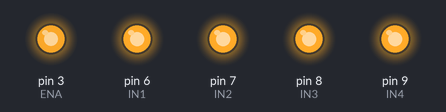
The sketch below on a simulated Arduino Uno, built with avr-gcc and run on an emulated ATmega328P. Parts: output pins drawn as LEDs (lit = HIGH).

Above: at 0.05 s.
At 7.95 s:
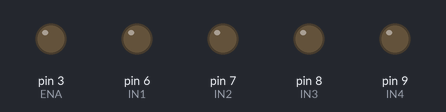
Timing chart, 0 to 10.4 s (numbered marks = the images above):
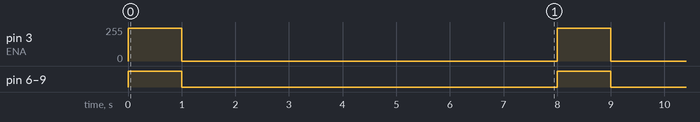

The sketch:

ADELANTE_ATRAS_CORREGIDO.ino
```cpp
//adelante atras
#define ENA 3
#define IN1 6
#define IN2 7
#define IN3 8
#define IN4 9

void back()
{
 analogWrite(ENA,500);
 digitalWrite(IN1,HIGH);
 digitalWrite(IN2,HIGH);

}

void forward()
{
 analogWrite(ENA,500);
 digitalWrite(IN3,HIGH);
 digitalWrite(IN4,HIGH);

}

void Stop()
{
 analogWrite(ENA,0);
 digitalWrite(IN1,LOW);
 digitalWrite(IN2,LOW);
 digitalWrite(IN3,LOW);
 digitalWrite(IN4,LOW);
}
void setup()
{
  // put your setup code here, to run once:
pinMode(IN1,OUTPUT);
pinMode(IN2,OUTPUT);
pinMode(IN3,OUTPUT);
pinMode(IN4,OUTPUT);
}

void loop()
{

back();//antes forward
delay(1); // Esperamos 2 segundo
forward();//antes back
delay(1000); // Esperamos 2 segundo
Stop();
delay(7000);

}
```

Measured:
- by itself, pin 3 (ENA): alternates 244/255 for 1.0 s and 0/255 for 7.0 s
- by itself, pin 6 (IN1), pin 7 (IN2), pin 8 (IN3), pin 9 (IN4): alternates HIGH for 1.0 s and LOW for 7.0 s
